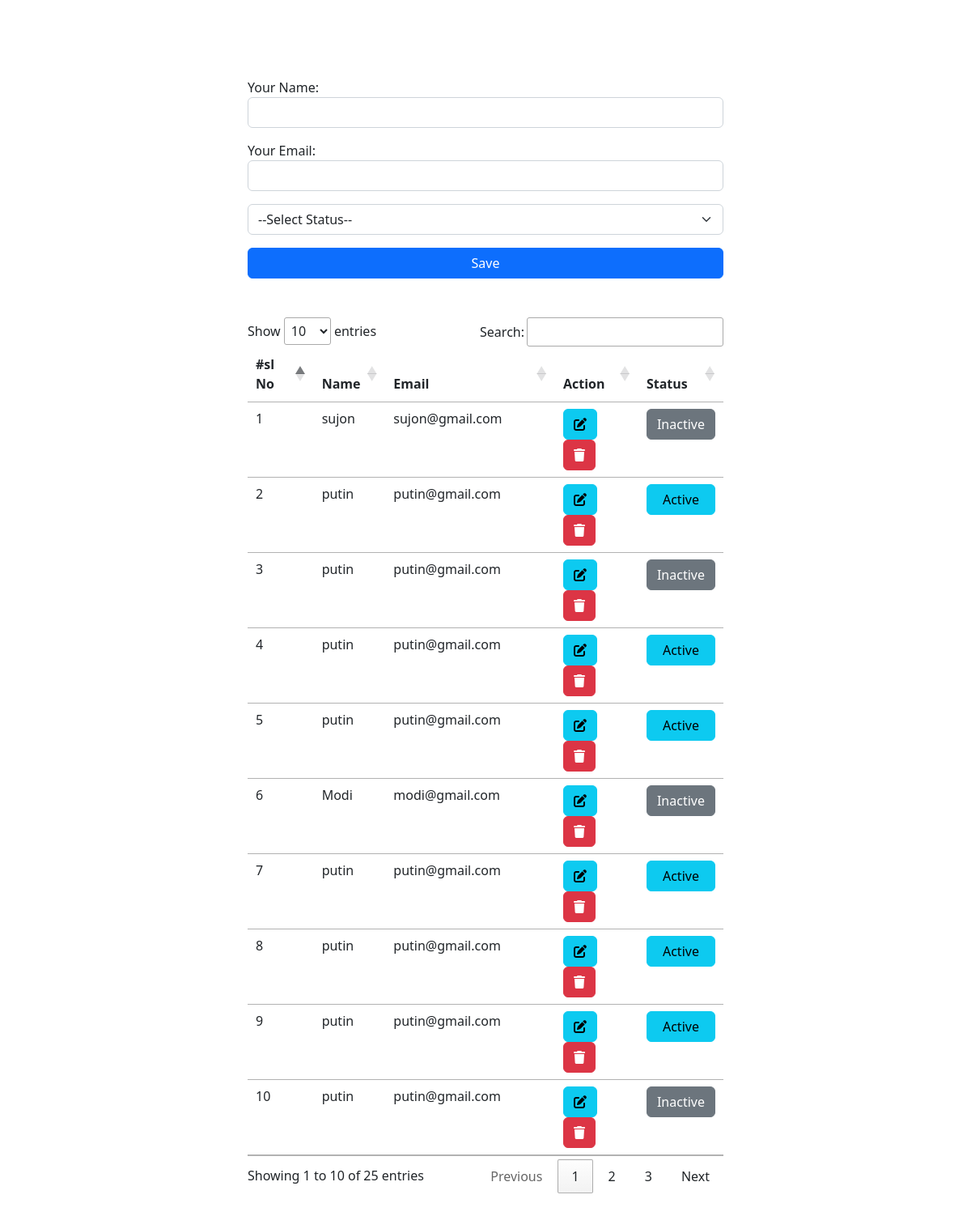
The page / on the database its author committed.
### tables this page shows
CREATE TABLE `tbl_student` (
  `id` int(11) NOT NULL,
  `name` varchar(100) NOT NULL,
  `email` varchar(100) NOT NULL,
  `status` int(11) NOT NULL
);

### db.php (called while the page is built, shortened)
<?php
class DB{
	public $con;
	function __construct(){
		$this->con = new mysqli("localhost", "root", "", "batch4");
	}
	function show(){
		$result = $this->con->query("SELECT * FROM tbl_student");
		if($result->num_rows > 0){
			return $result;
		}else{
			echo "No Data Found";
			return $result;
		}
	}
}
 ?>

### index.php (the view, shortened to what this page needs)
<?php
	include "db.php";
 ?>
<!DOCTYPE html>
<html lang="en">
<head>
	<link rel="stylesheet" href="https://cdnjs.cloudflare.com/ajax/libs/twitter-bootstrap/5.2.0/css/bootstrap.min.css" />
	<link rel="stylesheet" href="https://cdnjs.cloudflare.com/ajax/libs/font-awesome/6.1.2/css/all.min.css" />
	<link rel="stylesheet" href="https://cdn.datatables.net/1.12.1/css/jquery.dataTables.min.css">
</head>
<body>
	<div class="row my-5">
		<div class="col-md-6 offset-md-3">
			<?php
				$db = new DB();
			 ?>
			<form method="POST" class="my-5">
				<div class="form-group mb-3">
					<label for="">Your Name:</label>
					<input type="text" class="form-control" name="name" value="<?php if(isset($_POST['name'])){echo $_POST['name'];} ?>">
				</div>
				<div class="form-group mb-3">
					<label for="">Your Email:</label>
					<input type="text" class="form-control" name="email" value="<?php if(isset($_POST['email'])){echo $_POST['email'];} ?>">
				</div>
				<div class="form-group mb-3">
					<select name="status" id="" class="form-select">
						<option selected>--Select Status--</option>
					</select>
				</div>
				<div class="form-group">
					<button class="btn btn-primary w-100 " type="submit" name="save">Save</button>
				</div>
			</form>
			 <table class="table mt-3" id="myTable">
			 	<thead>
				 	<tr>
				 		<th>#sl No</th>
				 		<th>Name</th>
				 		<th>Email</th>
				 		<th>Action</th>
				 		<th>Status</th>
				 	</tr>
			 	</thead>
			 	<tbody>
			 	<?php
					$result = $db->show();
					$sl = 1;
					while($data = $result->fetch_assoc()){
					 	echo '<tr>
					 		<td>'.$sl.'</td>
					 		<td>'.$data['name'].'</td>
					 		<td>'.$data['email'].'</td>
					 		<td>
					 			<button class="btn btn-info" data-bs-toggle="modal" data-bs-target="#update'.$data['id'].'"><i class="fa-solid fa-pen-to-square"></i></button>
								<button class="btn btn-danger" data-bs-toggle="modal" data-bs-target="#item'.$data['id'].'"><i class="fa-solid fa-trash"></i></button>
					 		</td>
					 		';
					 	if($data['status'] == 1){
					 		echo '<td><form method="get"><button class="btn btn-info w-100" type="submit" name="active" value="'.$data['id'].'">Active</button></form></td></tr>';
					 	}else{
					 		echo '<td><form method="get"><button class="btn btn-secondary w-100" type="submit" name="inactive" value="'.$data['id'].'">Inactive</button></form></td></tr>';
					 	}
					 	$sl++;
					 	?>
				<?php
			 		}
			 	?>
			 	</tbody>
			 </table>
		</div>
	</div>
</body>
</html>

### rows shown on the page
tbl_student: name "sujon", email "sujon@gmail.com", $data['id'] 12 (drawn)
tbl_student: name "putin", email "putin@gmail.com", $data['id'] 13 (drawn)
tbl_student: name "putin", email "putin@gmail.com", $data['id'] 14 (drawn)
tbl_student: name "putin", email "putin@gmail.com", $data['id'] 15 (drawn)
tbl_student: name "putin", email "putin@gmail.com", $data['id'] 16 (drawn)
tbl_student: name "Modi", email "modi@gmail.com", $data['id'] 18 (drawn)
tbl_student: name "putin", email "putin@gmail.com", $data['id'] 20 (drawn)
tbl_student: name "putin", email "putin@gmail.com", $data['id'] 21 (drawn)
tbl_student: name "putin", email "putin@gmail.com", $data['id'] 22 (drawn)
tbl_student: name "putin", email "putin@gmail.com", $data['id'] 23 (drawn)
